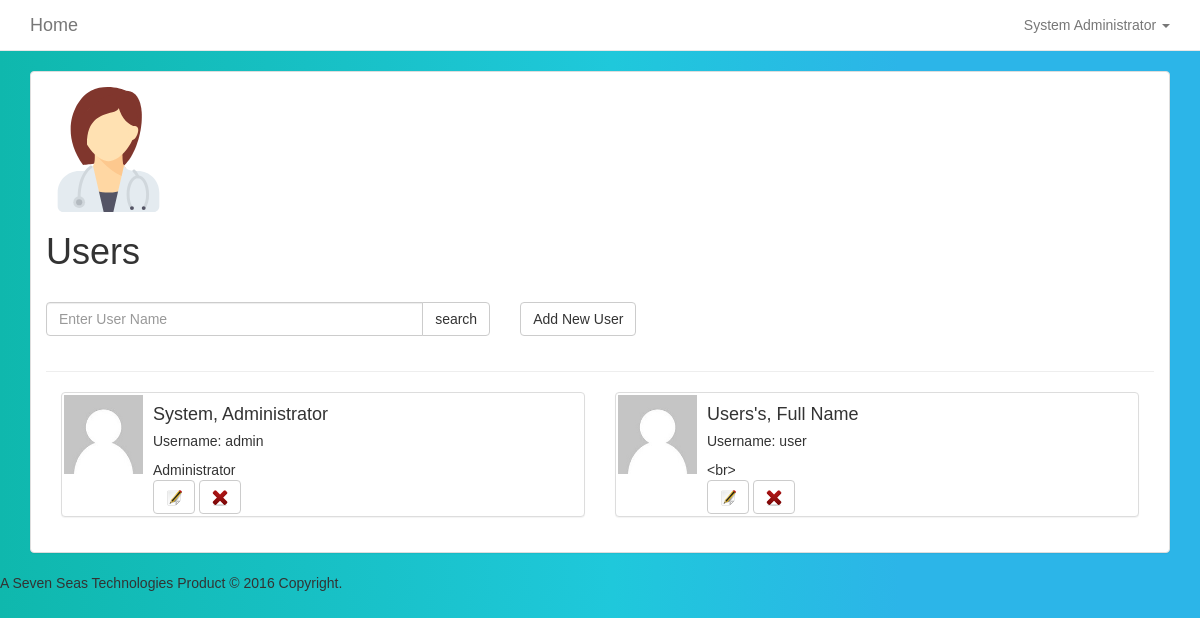
Screenshot of /users (signed in) with the database file from the repository.
### tables this page shows
CREATE TABLE `user_details` (
  `user_id` int(11) NOT NULL,
  `full_name` varchar(256) NOT NULL,
  `user_name` varchar(50) NOT NULL,
  `password` varchar(255) NOT NULL,
  `admin` tinyint(4) NOT NULL,
  `phone_number` varchar(20) NOT NULL,
  `email` varchar(60) NOT NULL,
  `first_login` int(1) NOT NULL DEFAULT '0'
);

### app/conn_db.php (called while the page is built, shortened)
<?php
$conn = "";
function affected() {
    global $conn, $rows_affected;
    $rows_affected = mysqli_affected_rows($conn);
    if ($rows_affected < 1) {
        $error_sql ="No information added to or retreived from database. Try checking your parameters" . "<br>";
        error_handler($error_sql, mysqli_errno($conn), mysqli_error($conn));
        return 0;
    }
    else {
        return $rows_affected;
    }
}
function db_query($sql) {
    global $conn;
    $result = $conn->query($sql);
    if ($result == FALSE) {
        $error_sql = "Error querying db, check sql statement" . "<br>";
        error_handler($error_sql, mysqli_errno($conn), mysqli_error($conn));
    }
    else {
        return $result;
    }
}
?>

### views_admin/users.php (the view, shortened to what this page needs)
<?php
$sql_users = "SELECT user_id, full_name, user_name, admin FROM user_details WHERE NOT user_name = 'sevenseastech'";
$user = db_query($sql_users);
?>
<div class="section">
      <div class="container">
      <div class="panel panel-default panel-faded">
                <div class="panel-body">
        <div class="row">
            <div class="col-md-12">
                        <img src="assets/img/users.svg" class="img-responsive" width="125" height="125">
                    </div>
                    <div class="col-md-12">
                        <h1>Users</h1>
                    </div>
                </div> <br>
            <div class="row">
                <div class="col-md-5">
                  <form role="form" method="post">
                    <div class="form-group">
                      <div class="input-group">
                        <input type="text" class="form-control" name="search" placeholder="Enter User Name">
                        <span class="input-group-btn">
                        <button class="btn btn-default" type="submit">search</button>
                        </span>
                      </div>
                    </div>
                  </form>
                </div>
                <div class="col-md-7">
                  <a class="btn btn-default" href="newuser">Add New User</a>
                </div>
            </div>
        <div class="row">
          <div class="col-md-12">
            <hr>
          </div>
        </div>
        <div class="row">
          <div class="col-md-12">
              <ul class="media-list">
                 <?php while ($row = $user->fetch_assoc()) { $name = explode( " ", $row["full_name"], 3); ?>
                 <li class="col-md-6">
                  <div class="panel panel-default panel-faded">
                    <div class=" file-list">
                        <img class="media-object pull-left img--space" src="assets/img/avatar.jpg" height="79" width="79">
                        <div class="media-body">
                          <h4 class="name"><?php echo $name[0] . ", " . $name[1] . " " . $name[2];?></h4>
                          <h5 class="name">Username: <?php e($row["user_name"]);?></h5>
                          <div><?php if($row["admin"]>0){e("Administrator");}else{e("<br>");}?></div>
                          <a class="btn btn-default" title="edit" href="edit_user?id=<?php e($row['user_id']);?>"> <img src="assets/img/edit.png"></a>
                          <a class="btn btn-default" title="delete" href="users?delete=<?php e($row['user_name'] . "&id=" . $row['user_id']);?>"> <img src="assets/img/delete.png"></a>
                        </div>
                    </div>
                  </div>
                 </li>
                 <?php } ?>
               </ul>
          </div>
        </div>
      </div>
    </div>
</div>
</div>

### app/functions.php (shortened to what this page needs)
<?php
function e($value){
    echo htmlspecialchars($value,ENT_QUOTES);
}
?>

### assets/css/style.css (style rules this page uses)
body { background:linear-gradient(90deg, #0fb8ad 0%, #1fc8db 51%, #2cb5e8 75%); font-family: Arial,sans-serif; }
.file-list { padding: 2px; min-height: 84px; }
.img--space { margin-right: 10px; }
.media-object { display: block; }

### rows the page displays
user_details: full_name "System", full_name "Administrator", user_name "admin Administrator"
user_details: full_name "Users's", full_name "Full", full_name "Name", user_name "user <br>"

### other values shown
$_SESSION["full_name"] "System Administrator"
